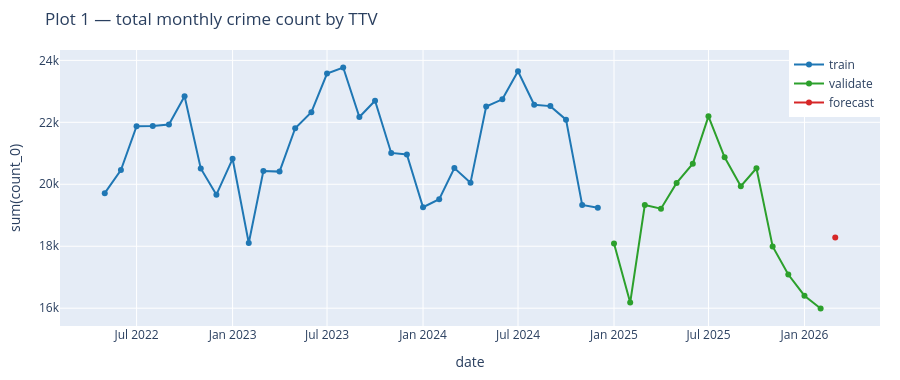
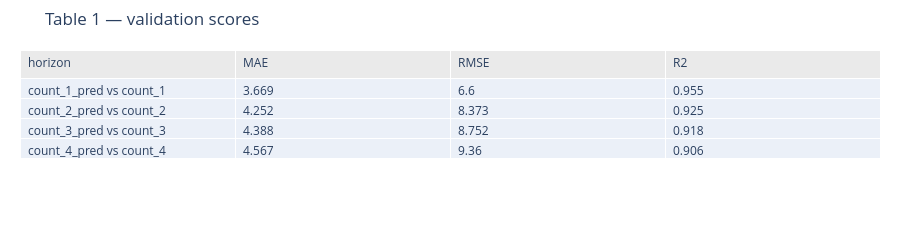
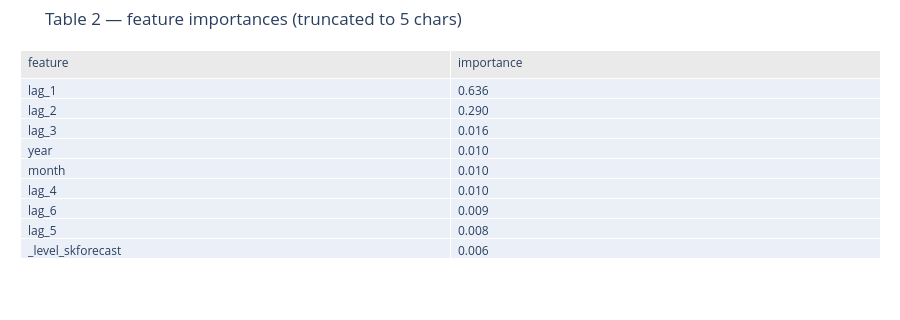

Notebook code for these charts, in order:
### Markdown cell above
## Dashboard — Plot 1 (total monthly count by TTV) + Tables 1 & 2

### Code cell
os.makedirs("docs", exist_ok=True)

def scores_row(actual, pred):
    mask = actual.notna() & pred.notna()
    a, p = actual[mask], pred[mask]
    return {
        "MAE":  mean_absolute_error(a, p),
        "RMSE": mean_squared_error(a, p) ** 0.5,
        "R2":   r2_score(a, p),
    }

# Plot 1 — total monthly count by TTV
agg = df_monthly.groupby(["date", "TTV"], as_index=False)["count_0"].sum().rename(
    columns={"count_0": "total_count"}
)
ttv_colors = {"train": "#1f77b4", "validate": "#2ca02c", "forecast": "#d62728",
              "incomplete": "#7f7f7f"}
fig1 = go.Figure()
for ttv in ["train", "validate", "forecast"]:
    seg = agg[agg["TTV"] == ttv].sort_values("date")
    fig1.add_trace(go.Scatter(
        x=seg["date"], y=seg["total_count"],
        mode="lines+markers", name=ttv,
        line=dict(color=ttv_colors[ttv]), marker=dict(color=ttv_colors[ttv]),
    ))
fig1.update_layout(
    title="Plot 1 — total monthly crime count by TTV",
    xaxis_title="date", yaxis_title="sum(count_0)",
    height=380, margin=dict(l=60, r=20, t=50, b=50),
    legend=dict(x=1.0, y=1.0, xanchor="right", yanchor="top"),
)

# Table 1 — validation scores per horizon
rows = []
for k in (1, 2, 3, 4):
    s = scores_row(df_validate[f"count_{k}"], df_validate[f"count_{k}_pred"])
    rows.append({"horizon": f"count_{k}_pred vs count_{k}",
                 "MAE":  round(s["MAE"], 3),
                 "RMSE": round(s["RMSE"], 3),
                 "R2":   round(s["R2"], 3)})
scores_df = pd.DataFrame(rows)
tbl1 = go.Figure(go.Table(
    header=dict(values=list(scores_df.columns), fill_color="#eaeaea", align="left"),
    cells=dict(values=[scores_df[c] for c in scores_df.columns], align="left"),
))
tbl1.update_layout(title="Table 1 — validation scores",
                   height=240, margin=dict(l=20, r=20, t=50, b=10))

# Table 2 — feature importances, descending, truncated to 5 chars
fi = forecaster.get_feature_importances().sort_values("importance", ascending=False).reset_index(drop=True)
fi_disp = fi.astype(str).copy()
fi_disp["importance"] = fi_disp["importance"].str[:5]
tbl2 = go.Figure(go.Table(
    header=dict(values=list(fi_disp.columns), fill_color="#eaeaea", align="left"),
    cells=dict(values=[fi_disp[c] for c in fi_disp.columns], align="left"),
))
tbl2.update_layout(title="Table 2 — feature importances (truncated to 5 chars)",
                   height=320, margin=dict(l=20, r=20, t=50, b=10))

fig1.show()
tbl1.show()
tbl2.show()

### Figure 1 — Plotly figure (JSON) as saved in the notebook; plotly's stock layout.template omitted (floating-point values rounded to 4 significant figures)
{"data": [{"line": {"color": "#1f77b4"}, "marker": {"color": "#1f77b4"}, "mode": "lines+markers", "name": "train", "type": "scatter", "x": ["2022-05-01T00:00:00.000000000", "2022-06-01T00:00:00.000000000", "2022-07-01T00:00:00.000000000", "2022-08-01T00:00:00.000000000", "2022-09-01T00:00:00.000000000", "2022-10-01T00:00:00.000000000", "2022-11-01T00:00:00.000000000", "2022-12-01T00:00:00.000000000", "2023-01-01T00:00:00.000000000", "2023-02-01T00:00:00.000000000", "2023-03-01T00:00:00.000000000", "2023-04-01T00:00:00.000000000", "2023-05-01T00:00:00.000000000", "2023-06-01T00:00:00.000000000", "2023-07-01T00:00:00.000000000", "2023-08-01T00:00:00.000000000", "2023-09-01T00:00:00.000000000", "2023-10-01T00:00:00.000000000", "2023-11-01T00:00:00.000000000", "2023-12-01T00:00:00.000000000", "2024-01-01T00:00:00.000000000", "2024-02-01T00:00:00.000000000", "2024-03-01T00:00:00.000000000", "2024-04-01T00:00:00.000000000", "2024-05-01T00:00:00.000000000", "2024-06-01T00:00:00.000000000", "2024-07-01T00:00:00.000000000", "2024-08-01T00:00:00.000000000", "2024-09-01T00:00:00.000000000", "2024-10-01T00:00:00.000000000", "2024-11-01T00:00:00.000000000", "2024-12-01T00:00:00.000000000"], "y": [19714, 20460, 21877, 21885, 21931, 22840, 20513, 19665, 20823, 18104, 20428, 20409, 21809, 22329, 23573, 23768, 22172, 22698, 21012, 20964, 19259, 19517, 20525, 20053, 22510, 22742, 23647, 22567, 22523, 22087, 19334, 19241]}, {"line": {"color": "#2ca02c"}, "marker": {"color": "#2ca02c"}, "mode": "lines+markers", "name": "validate", "type": "scatter", "x": ["2025-01-01T00:00:00.000000000", "2025-02-01T00:00:00.000000000", "2025-03-01T00:00:00.000000000", "2025-04-01T00:00:00.000000000", "2025-05-01T00:00:00.000000000", "2025-06-01T00:00:00.000000000", "2025-07-01T00:00:00.000000000", "2025-08-01T00:00:00.000000000", "2025-09-01T00:00:00.000000000", "2025-10-01T00:00:00.000000000", "2025-11-01T00:00:00.000000000", "2025-12-01T00:00:00.000000000", "2026-01-01T00:00:00.000000000", "2026-02-01T00:00:00.000000000"], "y": [18088, 16182, 19330, 19212, 20044, 20664, 22193, 20869, 19939, 20517, 17993, 17087, 16403, 15992]}, {"line": {"color": "#d62728"}, "marker": {"color": "#d62728"}, "mode": "lines+markers", "name": "forecast", "type": "scatter", "x": ["2026-03-01T00:00:00.000000000"], "y": [18283]}], "layout": {"height": 380, "legend": {"x": 1, "xanchor": "right", "y": 1, "yanchor": "top"}, "margin": {"b": 50, "l": 60, "r": 20, "t": 50}, "title": {"text": "Plot 1 — total monthly crime count by TTV"}, "xaxis": {"title": {"text": "date"}}, "yaxis": {"title": {"text": "sum(count_0)"}}}}

### Figure 2 — Plotly figure (JSON) as saved in the notebook; plotly's stock layout.template omitted (floating-point values rounded to 4 significant figures)
{"data": [{"cells": {"align": "left", "values": [["count_1_pred vs count_1", "count_2_pred vs count_2", "count_3_pred vs count_3", "count_4_pred vs count_4"], [3.669, 4.252, 4.388, 4.567], [6.6, 8.373, 8.752, 9.36], [0.955, 0.925, 0.918, 0.906]]}, "header": {"align": "left", "fill": {"color": "#eaeaea"}, "values": ["horizon", "MAE", "RMSE", "R2"]}, "type": "table"}], "layout": {"height": 240, "margin": {"b": 10, "l": 20, "r": 20, "t": 50}, "title": {"text": "Table 1 — validation scores"}}}

### Figure 3 — Plotly figure (JSON) as saved in the notebook; plotly's stock layout.template omitted (floating-point values rounded to 4 significant figures)
{"data": [{"cells": {"align": "left", "values": [["lag_1", "lag_2", "lag_3", "year", "month", "lag_4", "lag_6", "lag_5", "_level_skforecast"], ["0.636", "0.290", "0.016", "0.010", "0.010", "0.010", "0.009", "0.008", "0.006"]]}, "header": {"align": "left", "fill": {"color": "#eaeaea"}, "values": ["feature", "importance"]}, "type": "table"}], "layout": {"height": 320, "margin": {"b": 10, "l": 20, "r": 20, "t": 50}, "title": {"text": "Table 2 — feature importances (truncated to 5 chars)"}}}
